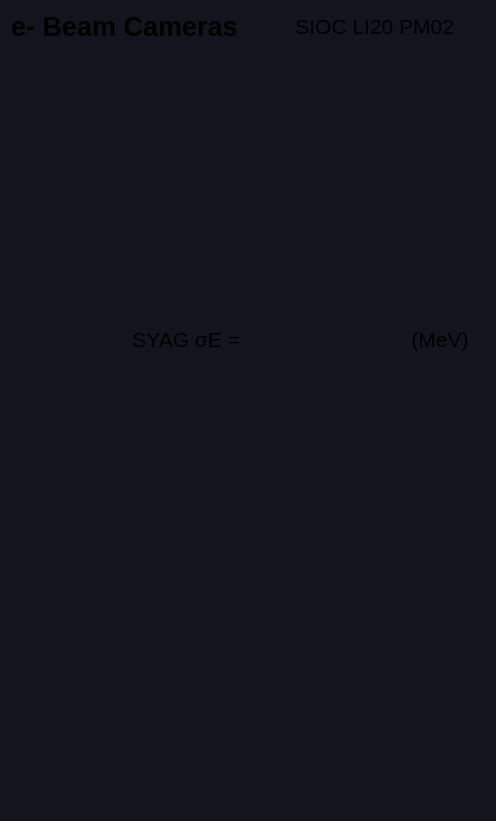
   <widget class="QFrame" name="frame_cameras">
    <property name="geometry">
     <rect>
      <x>1125</x>
      <y>224</y>
      <width>496</width>
      <height>821</height>
     </rect>
    </property>
    <property name="styleSheet">
     <string notr="true">background-color: rgb(20,20,30);</string>
    </property>
    <property name="frameShape">
     <enum>QFrame::NoFrame</enum>
    </property>
    <property name="frameShadow">
     <enum>QFrame::Raised</enum>
    </property>
    <layout class="QGridLayout" name="gridLayout_3">
     <item row="0" column="2">
      <widget class="PyDMDrawingCircle" name="hb_indicator_3">
       <property name="minimumSize">
        <size>
         <width>25</width>
         <height>25</height>
        </size>
       </property>
       <property name="maximumSize">
        <size>
         <width>25</width>
         <height>30</height>
        </size>
       </property>
       <property name="toolTip">
        <string/>
       </property>
       <property name="alarmSensitiveContent">
        <bool>true</bool>
       </property>
       <property name="channel">
        <string>SIOC:LI20:PM02:HEARTBEATSUM</string>
       </property>
       <property name="brush">
        <brush brushstyle="SolidPattern">
         <color alpha="255">
          <red>0</red>
          <green>255</green>
          <blue>0</blue>
         </color>
        </brush>
       </property>
      </widget>
     </item>
     <item row="4" column="0" colspan="3">
      <widget class="QFrame" name="frame_DTOTR2">
       <property name="styleSheet">
        <string notr="true">background-color: rgb(20,20,30);</string>
       </property>
       <property name="frameShape">
        <enum>QFrame::NoFrame</enum>
       </property>
       <property name="frameShadow">
        <enum>QFrame::Plain</enum>
       </property>
       <layout class="QGridLayout" name="gridLayout_7">
        <property name="leftMargin">
         <number>5</number>
        </property>
        <property name="topMargin">
         <number>5</number>
        </property>
        <property name="rightMargin">
         <number>5</number>
        </property>
        <property name="bottomMargin">
         <number>5</number>
        </property>
        <property name="spacing">
         <number>5</number>
        </property>
        <item row="0" column="0">
         <widget class="QLabel" name="label_39">
          <property name="maximumSize">
           <size>
            <width>16777215</width>
            <height>30</height>
           </size>
          </property>
          <property name="font">
           <font>
            <pointsize>16</pointsize>
            <weight>50</weight>
            <bold>false</bold>
           </font>
          </property>
          <property name="text">
           <string>SYAG σE =</string>
          </property>
          <property name="alignment">
           <set>Qt::AlignRight|Qt::AlignTrailing|Qt::AlignVCenter</set>
          </property>
          <property name="wordWrap">
           <bool>false</bool>
          </property>
         </widget>
        </item>
        <item row="0" column="1">
         <widget class="PyDMLabel" name="PyDMLabel_19">
          <property name="minimumSize">
           <size>
            <width>150</width>
            <height>0</height>
           </size>
          </property>
          <property name="maximumSize">
           <size>
            <width>150</width>
            <height>16777215</height>
           </size>
          </property>
          <property name="font">
           <font>
            <pointsize>16</pointsize>
            <weight>50</weight>
            <bold>false</bold>
           </font>
          </property>
          <property name="toolTip">
           <string/>
          </property>
          <property name="styleSheet">
           <string notr="true">PyDMLabel {
  border-radius: 2px;
}
PyDMLabel[alarmSensitiveBorder=&quot;true&quot;][alarmSeverity=&quot;0&quot;] {
  background-color: rgb(0,0,10);
  color: rgb(144,194,255);
}</string>
          </property>
          <property name="alignment">
           <set>Qt::AlignCenter</set>
          </property>
          <property name="precision">
           <number>1</number>
          </property>
          <property name="showUnits">
           <bool>false</bool>
          </property>
          <property name="precisionFromPV">
           <bool>false</bool>
          </property>
          <property name="channel">
           <string>pva://PHYS:SYS1:2:SIGMA_E_SYAG</string>
          </property>
         </widget>
        </item>
        <item row="0" column="2">
         <widget class="QLabel" name="label_129">
          <property name="maximumSize">
           <size>
            <width>80</width>
            <height>16777215</height>
           </size>
          </property>
          <property name="font">
           <font>
            <pointsize>16</pointsize>
            <weight>50</weight>
            <bold>false</bold>
           </font>
          </property>
          <property name="text">
           <string>(MeV)</string>
          </property>
          <property name="alignment">
           <set>Qt::AlignCenter</set>
          </property>
         </widget>
        </item>
        <item row="1" column="0" colspan="3">
         <widget class="PyDMImageView" name="live_DTOTR2">
          <property name="toolTip">
           <string/>
          </property>
          <property name="alarmSensitiveContent">
           <bool>false</bool>
          </property>
          <property name="alarmSensitiveBorder">
           <bool>true</bool>
          </property>
          <property name="PyDMToolTip">
           <string/>
          </property>
          <property name="channel">
           <string/>
          </property>
          <property name="colorMapMin">
           <double>0.000000000000000</double>
          </property>
          <property name="colorMapMax">
           <double>255.000000000000000</double>
          </property>
          <property name="autoDownsample">
           <bool>true</bool>
          </property>
          <property name="imageWidth">
           <number>0</number>
          </property>
          <property name="normalizeData">
           <bool>false</bool>
          </property>
          <property name="readingOrder">
           <enum>PyDMImageView::Fortranlike</enum>
          </property>
          <property name="imageChannel">
           <string>CAMR:LI20:107:Image:ArrayData</string>
          </property>
          <property name="widthChannel">
           <string>CAMR:LI20:107:Image:ArraySize0_RBV</string>
          </property>
          <property name="maxRedrawRate">
           <number>10</number>
          </property>
          <property name="showAxes">
           <bool>false</bool>
          </property>
         </widget>
        </item>
       </layout>
      </widget>
     </item>
     <item row="1" column="0" colspan="3">
      <widget class="PyDMDrawingLine" name="PyDMDrawingLine">
       <property name="minimumSize">
        <size>
         <width>0</width>
         <height>10</height>
        </size>
       </property>
       <property name="maximumSize">
        <size>
         <width>16777215</width>
         <height>10</height>
        </size>
       </property>
       <property name="toolTip">
        <string/>
       </property>
       <property name="brush">
        <brush brushstyle="SolidPattern">
         <color alpha="255">
          <red>200</red>
          <green>200</green>
          <blue>200</blue>
         </color>
        </brush>
       </property>
       <property name="penColor">
        <color>
         <red>80</red>
         <green>80</green>
         <blue>80</blue>
        </color>
       </property>
       <property name="penWidth">
        <double>1.000000000000000</double>
       </property>
      </widget>
     </item>
     <item row="0" column="1">
      <widget class="QLabel" name="label_37">
       <property name="font">
        <font>
         <pointsize>16</pointsize>
        </font>
       </property>
       <property name="text">
        <string>SIOC LI20 PM02</string>
       </property>
       <property name="alignment">
        <set>Qt::AlignRight|Qt::AlignTrailing|Qt::AlignVCenter</set>
       </property>
      </widget>
     </item>
     <item row="0" column="0">
      <widget class="QLabel" name="label_36">
       <property name="maximumSize">
        <size>
         <width>16777215</width>
         <height>30</height>
        </size>
       </property>
       <property name="font">
        <font>
         <pointsize>20</pointsize>
         <weight>75</weight>
         <bold>true</bold>
        </font>
       </property>
       <property name="text">
        <string>e- Beam Cameras</string>
       </property>
       <property name="alignment">
        <set>Qt::AlignLeading|Qt::AlignLeft|Qt::AlignVCenter</set>
       </property>
      </widget>
     </item>
     <item row="2" column="0" colspan="3">
      <widget class="QFrame" name="frame_SYAG">
       <property name="minimumSize">
        <size>
         <width>0</width>
         <height>250</height>
        </size>
       </property>
       <property name="maximumSize">
        <size>
         <width>16777215</width>
         <height>250</height>
        </size>
       </property>
       <property name="styleSheet">
        <string notr="true">background-color: rgb(20,20,30);</string>
       </property>
       <property name="frameShape">
        <enum>QFrame::NoFrame</enum>
       </property>
       <property name="frameShadow">
        <enum>QFrame::Plain</enum>
       </property>
      </widget>
     </item>
    </layout>
   </widget>
